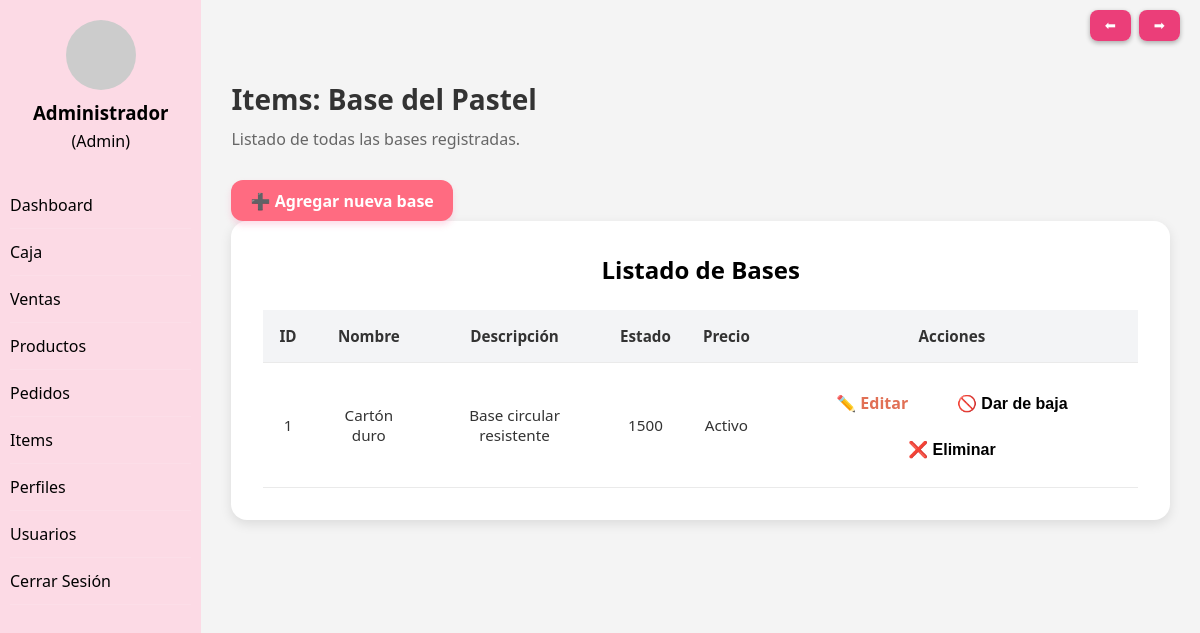
The page /views/pastel/listado_basePastel.php (signed in) on the database its author committed.
### tables this page shows
CREATE TABLE base_pastel(ID_base_pastel INT NOT NULL AUTO_INCREMENT,
base_pastel_nombre VARCHAR(20) NOT NULL,
base_pastel_descripcion VARCHAR (100),
base_pastel_precio  FLOAT(10,2) NOT NULL DEFAULT 0,
RELA_estado_decoraciones INT NOT NULL,
PRIMARY KEY (ID_base_pastel));

CREATE TABLE estado_decoraciones (ID_estado_decoraciones INT NOT NULL AUTO_INCREMENT,
estado_decoraciones_descri VARCHAR (20) NOT NULL,
PRIMARY KEY (ID_estado_decoraciones));

### views/pastel/listado_basePastel.php (the view, shortened to what this page needs)
<?php
include("../../includes/header.php");
require_once "C:/laragon/www/nuevo_ck/includes/navegacion.php";
$pdo = getConexion();
$query = "SELECT    bp.id_base_pastel,
                    bp.base_pastel_nombre,
                    bp.base_pastel_descripcion,
                    bp.base_pastel_precio,
                    e.estado_decoraciones_descri
            FROM base_pastel AS bp
            LEFT JOIN estado_decoraciones AS e
            ON bp.RELA_estado_decoraciones = e.ID_estado_decoraciones
            ORDER BY bp.id_base_pastel ASC";
$stmt = $pdo->query($query);
$resultado = $stmt->fetchAll(PDO::FETCH_ASSOC);
?>
<h1>Items: Base del Pastel</h1>
<p class="description">Listado de todas las bases registradas.</p>
<a href="form_alta_basePastel.php" class="btn-add">➕ Agregar nueva base</a>
<div class="admin-table">
    <h2>Listado de Bases</h2>
    <table>
        <thead>
            <tr>
                <th>ID</th>
                <th>Nombre</th>
                <th>Descripción</th>
                <th>Estado</th>
                <th>Precio</th>
                <th>Acciones</th>
            </tr>
        </thead>
        <tbody>
            <?php foreach ($resultado as $row) { ?>
                <tr>
                    <td><?php echo $row["id_base_pastel"]; ?></td>
                    <td><?php echo htmlspecialchars($row["base_pastel_nombre"]); ?></td>
                    <td><?php echo htmlspecialchars($row["base_pastel_descripcion"]); ?></td>
                    <td><?php echo htmlspecialchars($row["base_pastel_precio"]); ?></td>
                    <td><?php echo $row["estado_decoraciones_descri"]; ?></td>
                    <td>
                        <a class="btn-action btn-edit" href="form_modificar_basePastel.php?id_base_pastel=<?php echo $row['id_base_pastel']; ?>">✏️ Editar</a>
                        <form id="form-baja-<?= $row['id_base_pastel']; ?>" method="post" action="../../controllers/pastel/baja_logica_basePastel.php" style="display:inline;">
                            <button type="button" class="btn-action btn-baja" onclick="confirmarBaja('<?= $row['id_base_pastel']; ?>', 'form-baja')">🚫 Dar de baja</button>
                        </form>
                        <form id="form-eliminar-<?= $row['id_base_pastel']; ?>" method="post" action="../../controllers/pastel/baja_fisica_basePastel.php" style="display:inline;">
                            <button type="button" class="btn-action btn-delete" onclick="confirmarEliminacion('<?= $row['id_base_pastel']; ?>', 'form-eliminar')">❌ Eliminar</button>
                        </form>
                </tr>
            <?php } ?>
        </tbody>
    </table>
</div>

### public/css/header.css (style rules this page uses)
* { margin: 0; padding: 0; box-sizing: border-box; }
body { display: flex; font-family: 'Segoe UI', sans-serif; background-color: #f4f4f4; color: #333; min-height: 100vh; }
.main-content h1 { font-size: 28px; margin-bottom: 10px; }
.description { margin-bottom: 30px; color: #666; }
.admin-table { background-color: #fff; padding: 2rem; border-radius: 16px; box-shadow: 0 4px 12px rgba(0, 0, 0, 0.1); margin-bottom: 2rem; overflow-x: auto; }
.admin-table h2 { text-align: center; color: #000; margin-bottom: 1.5rem; }
.admin-table table { width: 100%; border-collapse: collapse; min-width: 800px; }
.admin-table th, .admin-table td { padding: 1rem; text-align: center; border-bottom: 1px solid #eaeaea; font-size: 0.95rem; }
.admin-table th { background-color: #f3f4f6; color: #333; font-weight: bold; }
.admin-table a { color: #e17055; text-decoration: none; font-weight: bold; }
.btn-add { display: inline-block; text-decoration: none; padding: 0.6rem 1.2rem; background-color: #ff6b81; color: #fff; border: none; border-radius: 12px; font-weight: 600; font-size: 1rem; cursor: pointer; text-align: center; transition: background-color 0.3s ease, transform 0.2s ease, box-shadow 0.2s ease; box-shadow: 0 4px 6px rgba(247, 143, 179, 0.3); }
.btn-action { display: inline-block; padding: 0.6rem 1.2rem; font-size: 1rem; font-weight: 600; border: none; border-radius: 8px; color: #000; text-decoration: none; cursor: pointer; transition: all 0.3s ease; margin: 0.2rem; }
.btn-edit { background-color: #fff; }
.btn-baja { background-color: #fff; }
.btn-delete { background-color: #fff; }

### rows shown on the page
base_pastel: ID_base_pastel "1", base_pastel_nombre "Cartón duro", base_pastel_descripcion "Base circular resistente", base_pastel_precio "1500", estado_decoraciones.estado_decoraciones_descri "Activo"
